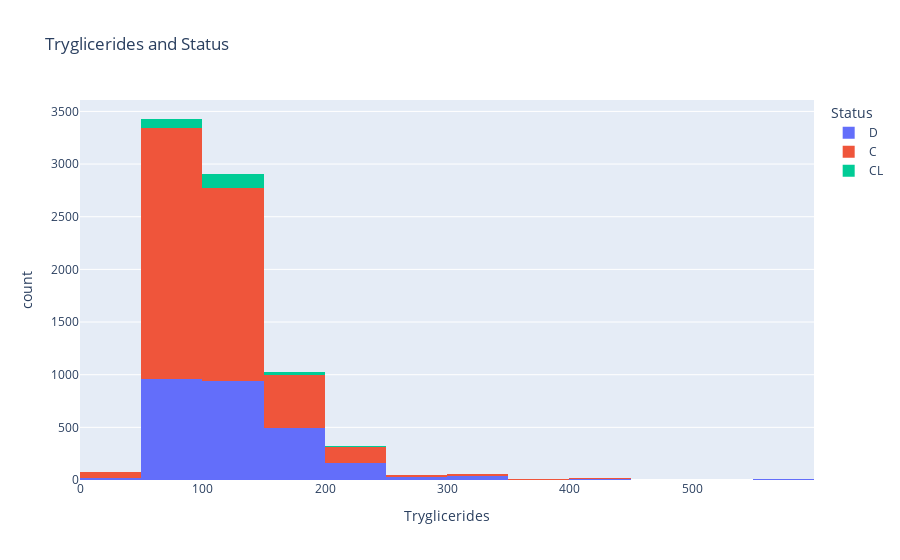

Notebook code for this chart:
### Code cell
fig = px.histogram(df, x='Tryglicerides',
                  color='Status',
                  title= 'Tryglicerides and Status',
                  nbins=20)
fig.show()

### Figure 1 — Plotly figure (JSON) as saved in the notebook; plotly's stock layout.template omitted (floating-point values rounded to 4 significant figures; data arrays with more than 128 entries replaced by an {"elided": "..."} marker saying what was removed)
{"data": [{"alignmentgroup": "True", "bingroup": "x", "hovertemplate": "Status=D<br>Tryglicerides=%{x}<br>count=%{y}<extra></extra>", "legendgroup": "D", "marker": {"color": "#636efa", "pattern": {"shape": ""}}, "name": "D", "nbinsx": 20, "offsetgroup": "D", "orientation": "v", "showlegend": true, "type": "histogram", "x": {"elided": "2665 int values"}, "xaxis": "x", "yaxis": "y"}, {"alignmentgroup": "True", "bingroup": "x", "hovertemplate": "Status=C<br>Tryglicerides=%{x}<br>count=%{y}<extra></extra>", "legendgroup": "C", "marker": {"color": "#EF553B", "pattern": {"shape": ""}}, "name": "C", "nbinsx": 20, "offsetgroup": "C", "orientation": "v", "showlegend": true, "type": "histogram", "x": {"elided": "4965 int values"}, "xaxis": "x", "yaxis": "y"}, {"alignmentgroup": "True", "bingroup": "x", "hovertemplate": "Status=CL<br>Tryglicerides=%{x}<br>count=%{y}<extra></extra>", "legendgroup": "CL", "marker": {"color": "#00cc96", "pattern": {"shape": ""}}, "name": "CL", "nbinsx": 20, "offsetgroup": "CL", "orientation": "v", "showlegend": true, "type": "histogram", "x": {"elided": "275 int values"}, "xaxis": "x", "yaxis": "y"}], "layout": {"barmode": "relative", "legend": {"title": {"text": "Status"}, "tracegroupgap": 0}, "title": {"text": "Tryglicerides and Status"}, "xaxis": {"anchor": "y", "domain": [0, 1], "title": {"text": "Tryglicerides"}}, "yaxis": {"anchor": "x", "domain": [0, 1], "title": {"text": "count"}}}}
